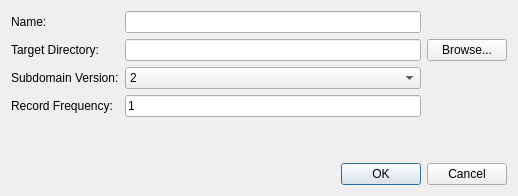
<?xml version="1.0" encoding="UTF-8"?>
<ui version="4.0">
 <class>CreateSubdomainDialog</class>
 <widget class="QDialog" name="CreateSubdomainDialog">
  <property name="geometry">
   <rect>
    <x>0</x>
    <y>0</y>
    <width>518</width>
    <height>196</height>
   </rect>
  </property>
  <property name="windowTitle">
   <string>Dialog</string>
  </property>
  <layout class="QVBoxLayout" name="verticalLayout">
   <item>
    <layout class="QGridLayout" name="gridLayout">
     <item row="2" column="1">
      <widget class="QComboBox" name="subdomainVersion">
       <property name="currentIndex">
        <number>1</number>
       </property>
       <item>
        <property name="text">
         <string>1</string>
        </property>
       </item>
       <item>
        <property name="text">
         <string>2</string>
        </property>
       </item>
      </widget>
     </item>
     <item row="2" column="0">
      <widget class="QLabel" name="label_3">
       <property name="text">
        <string>Subdomain Version:</string>
       </property>
      </widget>
     </item>
     <item row="1" column="2">
      <widget class="QPushButton" name="browseButton">
       <property name="text">
        <string>Browse...</string>
       </property>
      </widget>
     </item>
     <item row="1" column="0">
      <widget class="QLabel" name="label">
       <property name="text">
        <string>Target Directory:</string>
       </property>
      </widget>
     </item>
     <item row="1" column="1">
      <widget class="QLineEdit" name="targetDir"/>
     </item>
     <item row="0" column="0">
      <widget class="QLabel" name="label_2">
       <property name="text">
        <string>Name:</string>
       </property>
      </widget>
     </item>
     <item row="0" column="1">
      <widget class="QLineEdit" name="subdomainName"/>
     </item>
     <item row="3" column="0">
      <widget class="QLabel" name="label_4">
       <property name="text">
        <string>Record Frequency:</string>
       </property>
      </widget>
     </item>
     <item row="3" column="1">
      <widget class="QLineEdit" name="recordFrequency">
       <property name="text">
        <string>1</string>
       </property>
      </widget>
     </item>
    </layout>
   </item>
   <item>
    <spacer name="verticalSpacer">
     <property name="orientation">
      <enum>Qt::Vertical</enum>
     </property>
     <property name="sizeHint" stdset="0">
      <size>
       <width>20</width>
       <height>40</height>
      </size>
     </property>
    </spacer>
   </item>
   <item>
    <widget class="QDialogButtonBox" name="buttonBox">
     <property name="orientation">
      <enum>Qt::Horizontal</enum>
     </property>
     <property name="standardButtons">
      <set>QDialogButtonBox::Cancel|QDialogButtonBox::Ok</set>
     </property>
    </widget>
   </item>
  </layout>
 </widget>
 <resources/>
 <connections>
  <connection>
   <sender>buttonBox</sender>
   <signal>accepted()</signal>
   <receiver>CreateSubdomainDialog</receiver>
   <slot>accept()</slot>
   <hints>
    <hint type="sourcelabel">
     <x>248</x>
     <y>254</y>
    </hint>
    <hint type="destinationlabel">
     <x>157</x>
     <y>274</y>
    </hint>
   </hints>
  </connection>
  <connection>
   <sender>buttonBox</sender>
   <signal>rejected()</signal>
   <receiver>CreateSubdomainDialog</receiver>
   <slot>reject()</slot>
   <hints>
    <hint type="sourcelabel">
     <x>316</x>
     <y>260</y>
    </hint>
    <hint type="destinationlabel">
     <x>286</x>
     <y>274</y>
    </hint>
   </hints>
  </connection>
 </connections>
</ui>
